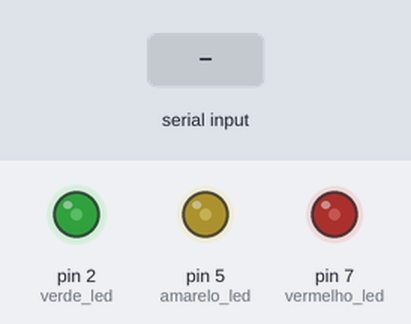
The program below on a simulated Arduino Uno, built with avr-gcc and run on an emulated ATmega328P. On the bench: output pins drawn as LEDs (lit = HIGH). The test bench sets the inputs (shaded band). Random numbers use the default seed unless the program sets one.

Above: at 1.2 s.
1.3 s: "1" received over Serial
At 3.25 s:
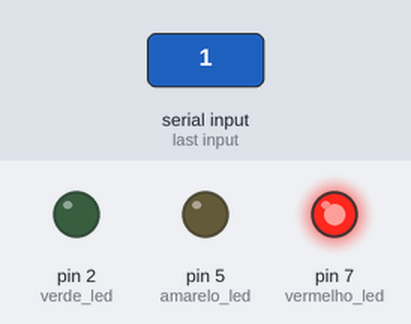
4.3 s: "0" received over Serial
7.3 s: "2" received over Serial
At 9.7 s:
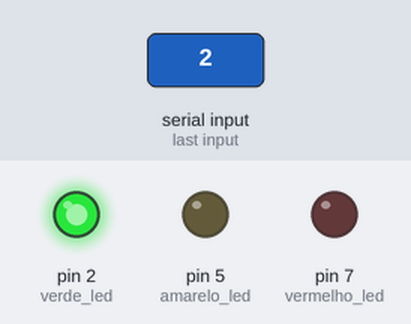
10.3 s: "0" received over Serial
Timing chart, 0 to 14.3 s (numbered marks = the images above; inputs shaded):
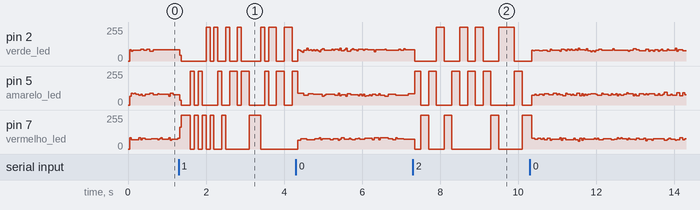

The program:

main.cpp
```cpp
#include <Arduino.h>
#include <stdlib.h>
#include <time.h>
#define POSITION 3

//portas dos leds
const int vermelho_led = 7;
const int amarelo_led = 5;
const int verde_led = 2;

int teclado = 0;
int numRand = 0;

void verde() { digitalWrite(verde_led, HIGH); }
void amarelo() { digitalWrite(amarelo_led, HIGH); }
void vermelho() { digitalWrite(vermelho_led, HIGH); }

void setup(){
  srand(time(NULL)); //semnete aleatória por hora do sistema
  Serial.begin(9600);

  pinMode(vermelho_led, OUTPUT);
  pinMode(amarelo_led, OUTPUT);
  pinMode(verde_led, OUTPUT);
}

void desligaLeds(){
  digitalWrite(vermelho_led, LOW);
  digitalWrite(amarelo_led, LOW);
  digitalWrite(verde_led, LOW);
}

void loop(){

  // se tiver uma nova entrada no porta ouvida 9600 atualizar teclado
  if (Serial.available() > 0) {
    teclado = ((Serial.read()) - (48));

    /*
      Serial.print("Velocidade arduino: ");
      Serial.println(teclado);
    */
  }

  // tempo para ligar próximo led
  delay(teclado * 100);

  // setar led aleatório
  numRand = (1+(rand() % POSITION));

  /*
    Serial.print("rand: ");
    Serial.println(numRand);
  */

  // ligar/desligar led aleatório
  switch ( numRand ){
    case 1:
      desligaLeds();
      verde();
      break;
    case 2:
      desligaLeds();
      amarelo();
      break;
    case 3:
      desligaLeds();
      vermelho();
      break;
  }
}
```
